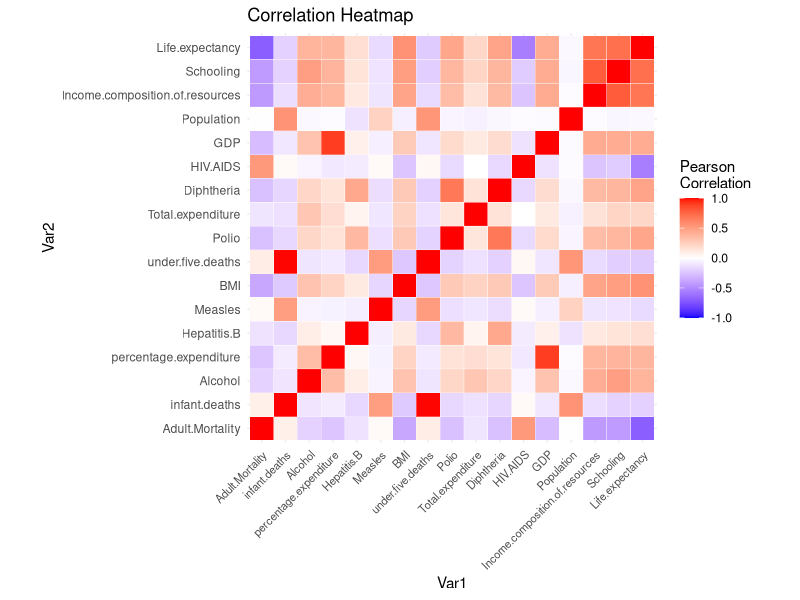
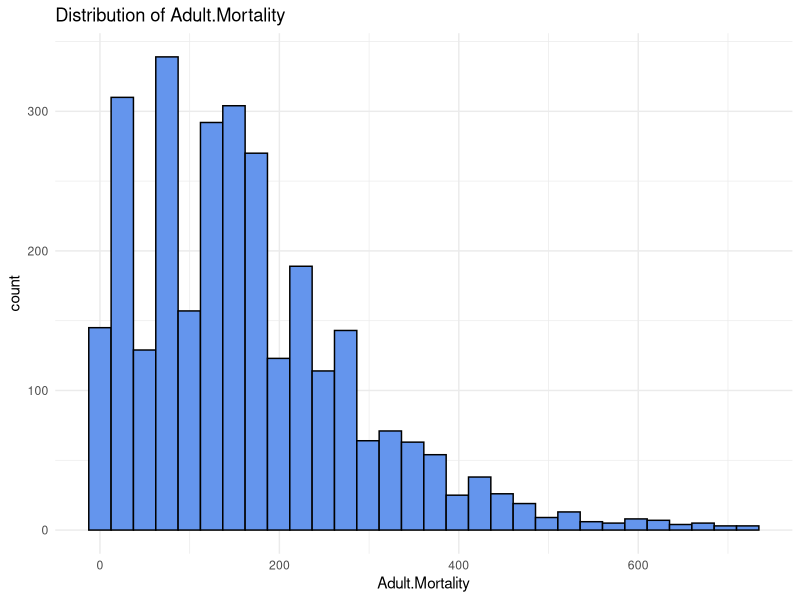
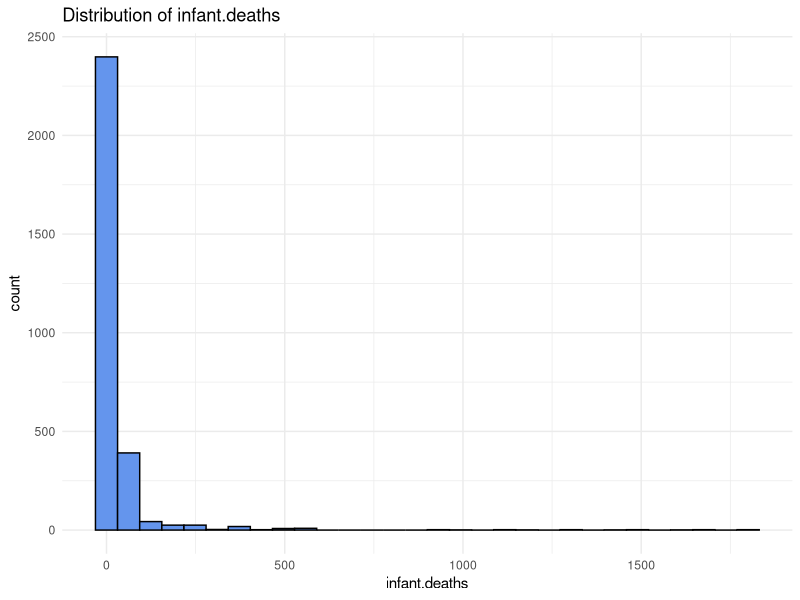
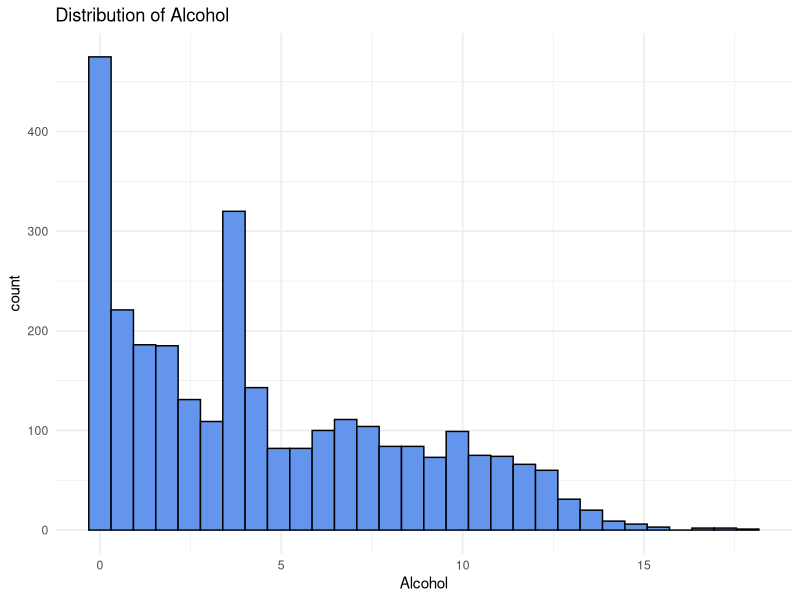
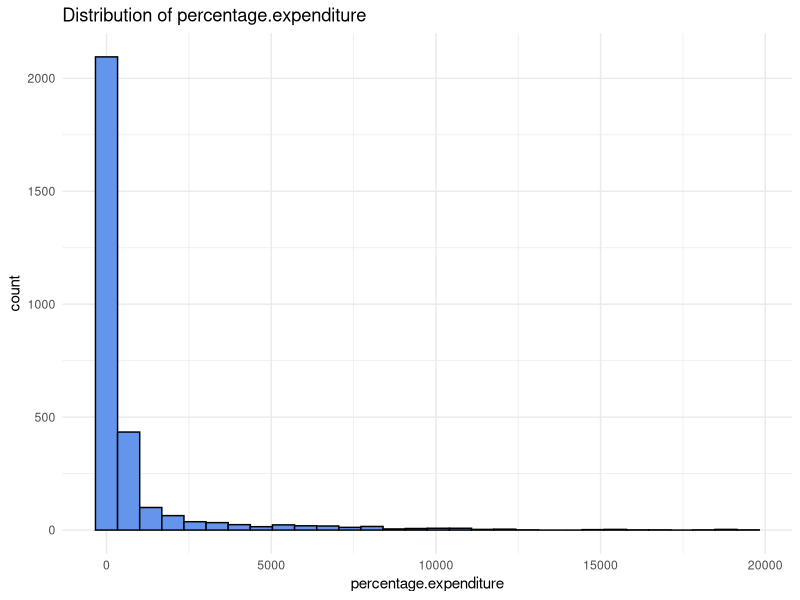
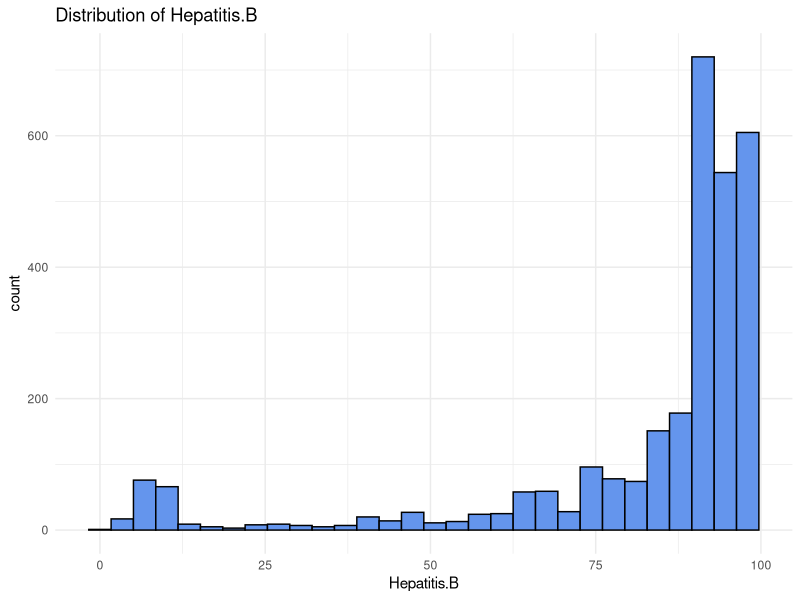
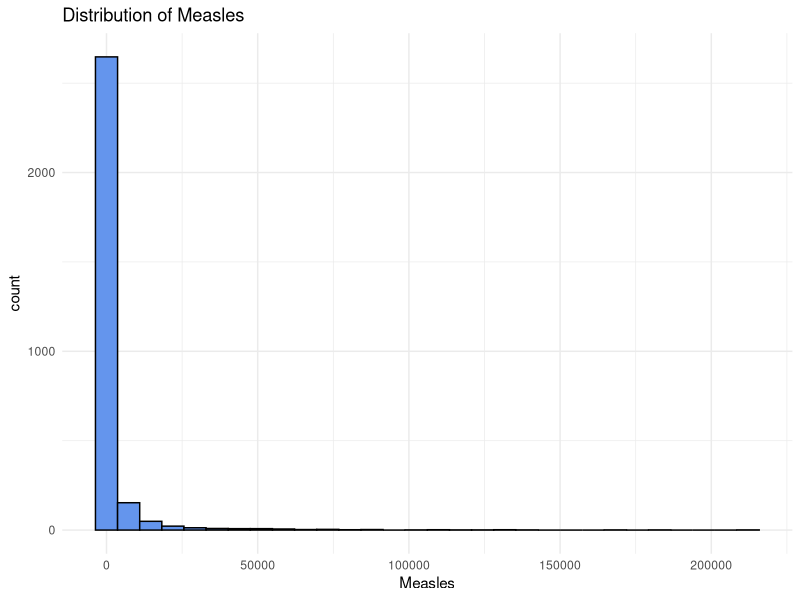
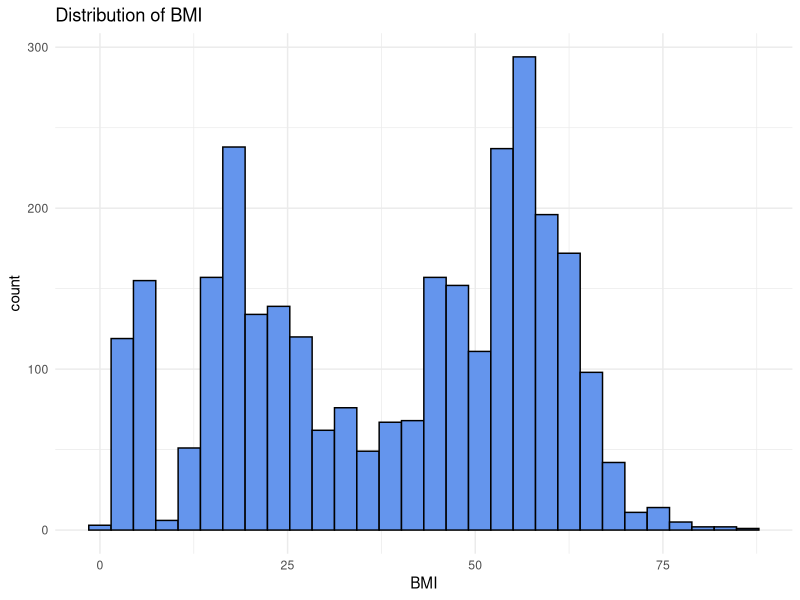

These figures' R source, in order:
## ---- chunk 1
knitr::opts_chunk$set(echo = TRUE)
## ---- chunk 2
expectancy = read.csv("Life_Expectancy_Data.csv")
## ---- chunk 3
##mean imputation
for(i in 1:ncol(expectancy)) {
  expectancy[ , i][is.na(expectancy[ , i])] <- median(expectancy[ , i], na.rm=TRUE)
}
## ---- chunk 4
library(ggplot2)
library(readr)
library(psych)
library(reshape2)

# Descriptive statistics for features
descriptive <- round(describe(expectancy),2)

# Loop through each statistic and format to avoid scientific notation for easier readability
for (col in names(descriptive)) {
  if (!is.factor(descriptive[[col]])) {
    descriptive[[col]] <- format(descriptive[[col]], scientific = FALSE)
  }
}

# Calculate correlation matrix
cormat <- cor(expectancy)
melted_cormat <- melt(cormat)

# Plot heat map of correlation matrix
ggplot(data = melted_cormat, aes(Var1, Var2, fill = value, label = value)) +
  geom_tile(color = "white") +
  scale_fill_gradient2(low = "blue", high = "red", mid = "white", midpoint = 0, 
                       limit = c(-1, 1), space = "Lab", name = "Pearson\nCorrelation") +
  theme_minimal() +
  theme(axis.text.x = element_text(angle = 45, vjust = 1, size = 8, hjust = 1)) +
  coord_fixed() +
  labs(title = "Correlation Heatmap")

# find correlation greater than 0.7
high_cor <- subset(melted_cormat, value > 0.7 & Var1 != Var2)

# Plot a histogram for each variable
for (var in names(expectancy)) {
  histograms <- ggplot(expectancy, aes_string(x = var)) +
    geom_histogram(bins = 30, fill = "cornflowerblue", color = "black") +
    theme_minimal() +
    ggtitle(paste("Distribution of", var))
  
  print(histograms)
}

# Scatterplots of variables that have outliers
ggplot(expectancy, aes(x = Life.expectancy, y = infant.deaths)) +
  geom_point() +
  labs(x = "Life Expectancy", y = "Infant Deaths", title = "Life Expectancy vs Infant Deaths") +
  theme_minimal()

ggplot(expectancy, aes(x = Life.expectancy, y = Measles)) +
  geom_point() +
  labs(x = "Life Expectancy", y = "Measles", title = "Life Expectancy vs Measles") +
  theme_minimal()


# Many variables exhibit significant skewness, which indicates a departure from the normal distribution. Variables adult mortality, infant death, percentage expenditure, measles, under five deaths, HIV/AIDS, GDP, Population, are significantly skewed to the right. Variables Hepatitis B, Polio, Diphtheria, and income composition of resources are significantly skewed to the left. This skewness is likely due to the presence of outliers or a long-tailed distribution. This skewness can affect statistical analyses, particularly those that assume a normal distribution of variables. The max values for  infant deaths, Measles, and under-five deaths are significantly higher than their respective 75th percentiles, suggesting the presence of outliers.

# Under five deaths and infant deaths have a high correlation (0.99), as do GDP and percentage expenditure (0.90), and schooling and income composition of resources (0.80). High correlations between independent variables can lead to multicollinearity in regression models, which might inflate the variance of the coefficient estimates and make the model less reliable.
## ---- chunk 5
# Feature selection
features <- subset(expectancy, select = -c(under.five.deaths, percentage.expenditure, Income.composition.of.resources))

# Model Building
model <- lm(Life.expectancy ~ ., data = features)
summary(model)

par(mfrow=c(2,2))
plot(model)


## ---- chunk 6
# This statistical analysis via linear regression reveals critical determinants of life expectancy, focusing on healthcare and socio-economic factors. Significant predictors include Adult Mortality, Alcohol, Hepatitis B, Measles, BMI, Polio, Total Expenditure, Diphtheria, HIV/AIDS, and GDP, all with p-values < 0.05, indicating a statistically significant relationship with Life Expectancy at the 95% confidence level or higher. Population is not statistically significant (p-value > 0.05), suggesting its effect on life expectancy might not be a strong predictor when considering other factors in the model. With an R-squared value of approximately 80.12% and an adjusted R-squared value of approximately 80.04%, the model effectively explains the variance in life expectancy, highlighting education and healthcare as pivotal. These findings underscore the potential of targeted policies in education and healthcare to enhance life expectancy, offering a data-driven approach for prioritizing interventions and allocating resources effectively for public health improvements.

